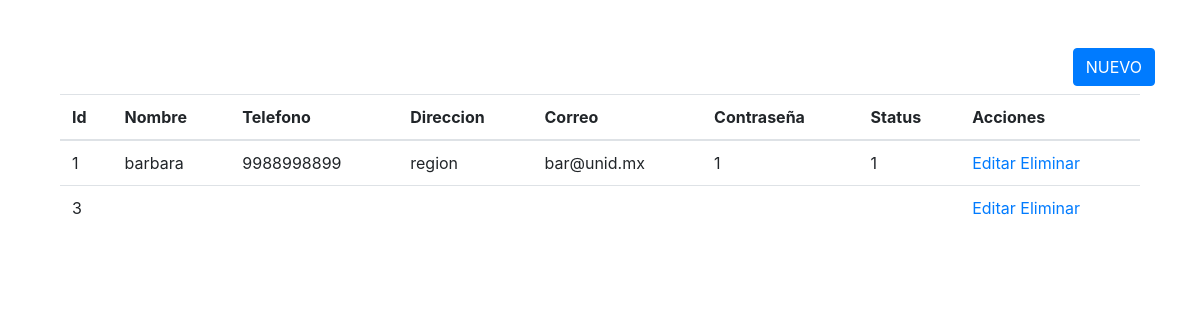
The page /modulos/usuarios/index.php on the database as committed earlier.
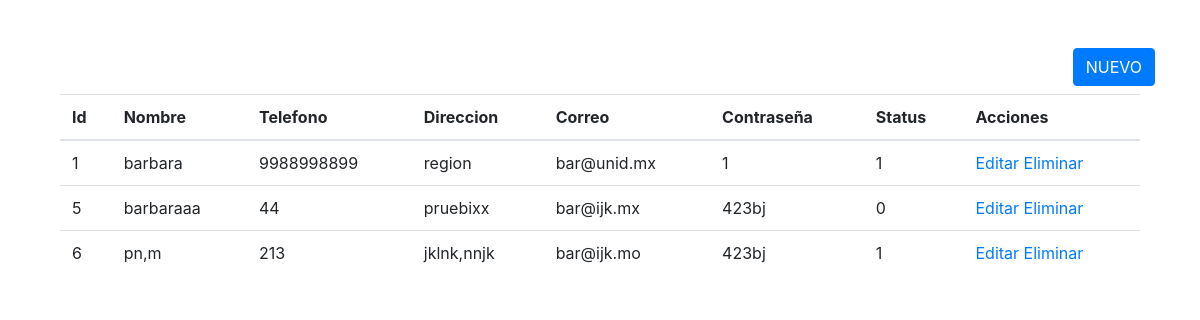
The same page on the database as committed later.
### tables this page shows
CREATE TABLE `usuarios` (
  `id_usuarios` int(11) NOT NULL,
  `nombre_usuarios` varchar(50) DEFAULT NULL,
  `telefono_usuarios` varchar(10) DEFAULT NULL,
  `direccion_usuarios` varchar(50) DEFAULT NULL,
  `correo_usuarios` varchar(50) DEFAULT NULL,
  `contraseña_usuarios` varchar(8) DEFAULT NULL,
  `status_usuarios` int(11) DEFAULT NULL
);

### modulos/usuarios/index.php (the view, shortened to what this page needs)
<link rel="stylesheet" href="https://stackpath.bootstrapcdn.com/bootstrap/4.5.0/css/bootstrap.min.css">
</head>
<body>
<?php
require_once '../../conexion.php';
?>
<div class="container mt-5">
<div class = "row">
  <div class="col-sm-12">
    <a href='formulario_usuarios.php' class ="btn btn-primary float-right mb-2">NUEVO</a>
  </div>
<div class ="col-sm-12">
  <div class="table-reponsive">
    <div class="col-sm-12">
    <table class="table table-stripped">
    <thead>
      <tr>
        <th>Id</th>
        <th>Nombre</th>
        <th>Telefono</th>
        <th>Direccion</th>
        <th>Correo</th>
        <th>Contraseña</th>
        <th>Status</th>
        <th>Acciones</th>
      </tr>
    </thead>
    <tbody>
      <?php
      $consulta = "SELECT * FROM usuarios";
      $resultado = mysqli_query($mysqli, $consulta);
      while($fila = mysqli_fetch_array($resultado)){
      ?>
      <tr>
        <td><?php echo $fila["id_usuarios"]; ?></td>
        <td><?php echo $fila["nombre_usuarios"]; ?></td>
        <td><?php echo $fila["telefono_usuarios"]; ?></td>
        <td><?php echo $fila["direccion_usuarios"]; ?></td>
        <td><?php echo $fila["correo_usuarios"]; ?></td>
        <td><?php echo $fila["contraseña_usuarios"]; ?></td>
        <td><?php echo $fila["status_usuarios"]; ?></td>
        <td>
        <a href="fEdicion_usuarios.php?id=<?php echo $fila['id_usuarios']; ?>">Editar</a>
        <a href="eliminar_usuarios.php?id=<?php echo $fila['id_usuarios']; ?>">Eliminar</a>
      </td>
      </tr>
      <?php }  ?>
    </tbody>
    </table>
  </div>
  </div>
</div>
  </div>
</div>
</body>
</html>

Rows that differ between the two databases and show on the page:
removed usuarios: id_usuarios "3"
added usuarios: id_usuarios "5", nombre_usuarios "barbaraaa", telefono_usuarios "44", direccion_usuarios "pruebixx", correo_usuarios "bar@ijk.mx", contraseña_usuarios "423bj", status_usuarios "0"
added usuarios: id_usuarios "6", nombre_usuarios "pn,m", telefono_usuarios "213", direccion_usuarios "jklnk,nnjk", correo_usuarios "bar@ijk.mo", contraseña_usuarios "423bj", status_usuarios "1"
